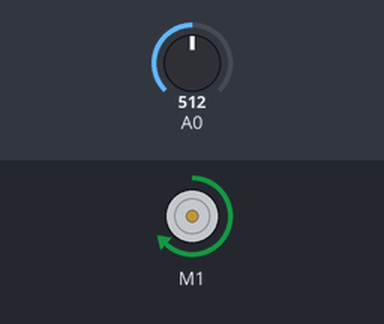
This sketch was run on a simulated Arduino Uno, built with avr-gcc and run on an emulated ATmega328P. Parts: DC motor (green arrow = forward, orange = backward, longer = faster). The inputs (shaded band) are chosen by the test bench; at power-on: A0 = 512. Random numbers use the default seed unless the sketch sets one.

Above: at 1.75 s.
2.0 s: A0 set to 716
At 2.47 s:
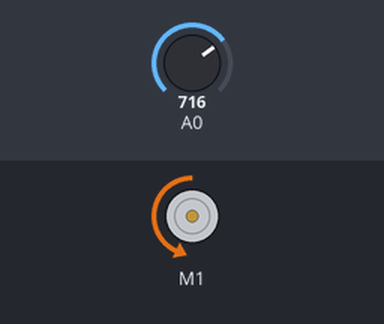
6.3 s: A0 set to 900
At 10.2 s:
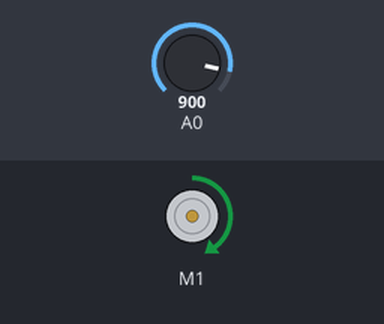
10.6 s: A0 set to 1023
At 12.5 s:
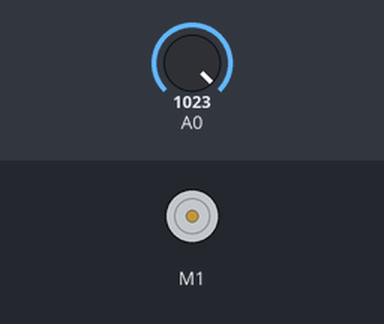
14.9 s: A0 set to 122
19.2 s: A0 set to 511
Timing chart, 0 to 23.7 s (numbered marks = the images above; inputs shaded):
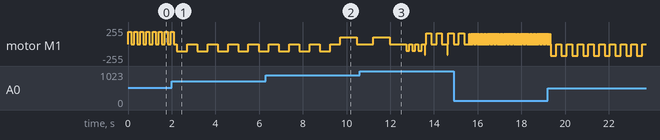

The sketch:

Mot8intelli.ino
```cpp
#include <AFMotor.h>
float t=2.0;
float g=9.81;
float s=0.0;
long t2;
long n;
float e0=-13.6;
float e;
long A,B,r,n2;

long rand1;
long rand2;
long sum,product,divi,sub;
long V,I,R;
long C,H,O,Molwt;

long a,b;
float circ;
long rad;
float pi=3.141;

float spd=10.2;
float th=1.5;
float iq;
char c;
long select;

long rupee;
float Dol;
float Pound;
float Yuan;
AF_DCMotor motor(1, MOTOR12_64KHZ); // create motor #2, 64KHz pwm

void setup() {


  motor.setSpeed(200);     // set the speed to 200/255
}

void loop() {
  int fwd;
  int rev;
  int a;
  int sel=0;
  randomSeed(analogRead(0));
  a=int(random(100))+100;
  motor.setSpeed(a);
  fwd=int(random(1000));// turn it on going forward
  sel=int(random(2));
  for(int i1=0;i1<int(random(5));i1++){

  if(sel==0) {
  motor.run(FORWARD);  }
  else{  motor.run(BACKWARD); }
  for(long i=0;i<random(5);i++){
      char c[13]="Om sri sairam";
      char d[20]="Om namo venkateshaya";
      char e[86]="Om bhur buvah suvaha tat savitur varenyam bhargo devasya deemahi diyoyonah prachodayat";
      char g[13]="Om sri sairam";
      char f[19]="May my enemies fail";
  }

  delay(fwd);

  motor.run(RELEASE);      // stopped
      a=random(10);
  b=random(10);
  while( a!=b)
    b=random(10);

  delay(fwd);
  }
  rev=int(random(1000));// turn it on going forward
  sel=int(random(2));
  for(int i1=0;i1<int(random(5));i1++){

  if(sel==0) {
  motor.run(FORWARD);  }
  else{  motor.run(BACKWARD); }
  for(long i2=0;i2<random(2);i2++){


  //Maths
    rand1=random(500);
  rand2=random(500);
  product=rand1*rand2;
  sum=rand1+rand2;
  divi=rand1/rand2;
  sub=rand1-rand2;

  //play
    a=random(10);
  b=random(10);
  while( a!=b)
    b=random(10);

       a=random(10);
  b=random(10);
  while( a!=b)
    b=random(10);


  //Physics

  t2=random(500);
  s=0.5*g*t2*t2;
  n=random(100);
  e=e0/n/n;
  //play
    a=random(10);
  b=random(10);
  while( a!=b)
    b=random(10);

        a=random(10);
  b=random(10);
  while( a!=b)
    b=random(10);
  }

  if(select==3){
  //Economics
  B=random(1000);
  r=random(20);
  n2=random(10);
  A=A0*pow((1+r/100.0),n2);

      a=random(10);
  b=random(10);
  while( a!=b)
    b=random(10);

        a=random(10);
  b=random(10);
  while( a!=b)
    b=random(10);


  //Electrical
  I=random(100);
  R=random(10000);
  V=I*I*R;

      a=random(10);
  b=random(10);
  while( a!=b)
    b=random(10);

  a=random(10);
  b=random(10);
  while( a!=b)
    b=random(10);


  //Biochemical
  C=random(20);
  H=random(100);
  O=random(20);
  Molwt=12*C+H+16*O;

  //delay(60000);
  //Guessing game
  a=random(10);
  b=random(10);
  while( a!=b)
    b=random(10);
    a=random(10);
  b=random(10);
  while( a!=b)
    b=random(10);


  rad=random(1000);
  circ=2*pi*rad;

  iq=spd*pow(th,12);

  char chess[17]="e4e5BC4a6Qh5b6QF7";
  char cube1[10]="RURiURUURi";
  char cube2[18]="RiFRiBBRFiRiBBRRUi";
  char cube3[14]="FFULRiFFLiRUFF";
  char love[4]="Love";
  char cubesoln[147]="R B D' B D2 R2 U R' F' U2 F R U R' B' U2 B R' U' R U' F U' F' U2 L U' L' U2 F U F' R U B U' B' U B U' B' R' U' L' U L' U' F' L' F2 U' F' U F' L F L";
  char chesssoln[479]="1.d4 e5 2.dxe5 Nc6 3.Qd5 d6 4.e4 dxe5 5.Nc3 Be6 6.Qxd8+ Rxd8 7.Nb5 Rd7 8.Be3 Nb4 9.Na3 Nf6 10.Ne2 Nxe4 11.Bxa7 Nc6 12.Be3 Bb4+ 13.c3 Bxa3 14.bxa3 f5 15.f3 Nf6 16.Rb1 f4 17.Bxf4 exf4 18.Nxf4 Re7 19.Kf2 Na5 20.Bd3 Nd7 21.Rb5 b6 22.Nxe6 Rxe6 23.Rhb1 Nb7 24.Bc4 Re7 25.Rd5 Nd6 26.Bb3 Nc5 27.Rg1 Rf8 28.c4 Nde4+ 29.Kf1 Nc3 30.Rd2 Kf7 31.Kf2 Kg8 32.Rc2 N3e4+ 33.Kf1 Nd3 34.g3 Nec5 35.f4 Ne1 36.Re2 Rxe2 37.Kxe2 Re8+ 38.Kf1 Re4 39.Bd1 Kf7 40.Kf2 Ncd3+ 41.Kf1 Nc5 42.Kf2 Ncd3+ 43.Kf1 Nc5";
  char quote[63]="Success is 60% perspiration 30% computation and 10% inspiration";

  char music[28]="CCDCFECCDCGFCCC'AGFBA#A#AFGF";
  char Joke[43]="How do you call a skeleton? On the telebone";
  // wait for a second
  int a[5]={2,31,4,5,6};
 int temp;
 for(int j=3;j==0;j--){
  for(int i=0;i==j;i++){
    if(a[i]>a[i+1]){
      temp=a[i];
      a[i]=a[i+1];
      a[i+1]=temp;
    }
  }
 }
 rupee=random(1000);
 Dol=rupee*0.013617;
 Pound=rupee*0.010032;
 Yuan=rupee*0.088975;


 }

  delay(rev);

  motor.run(RELEASE);      // stopped
  delay(rev);
  }


}
```
